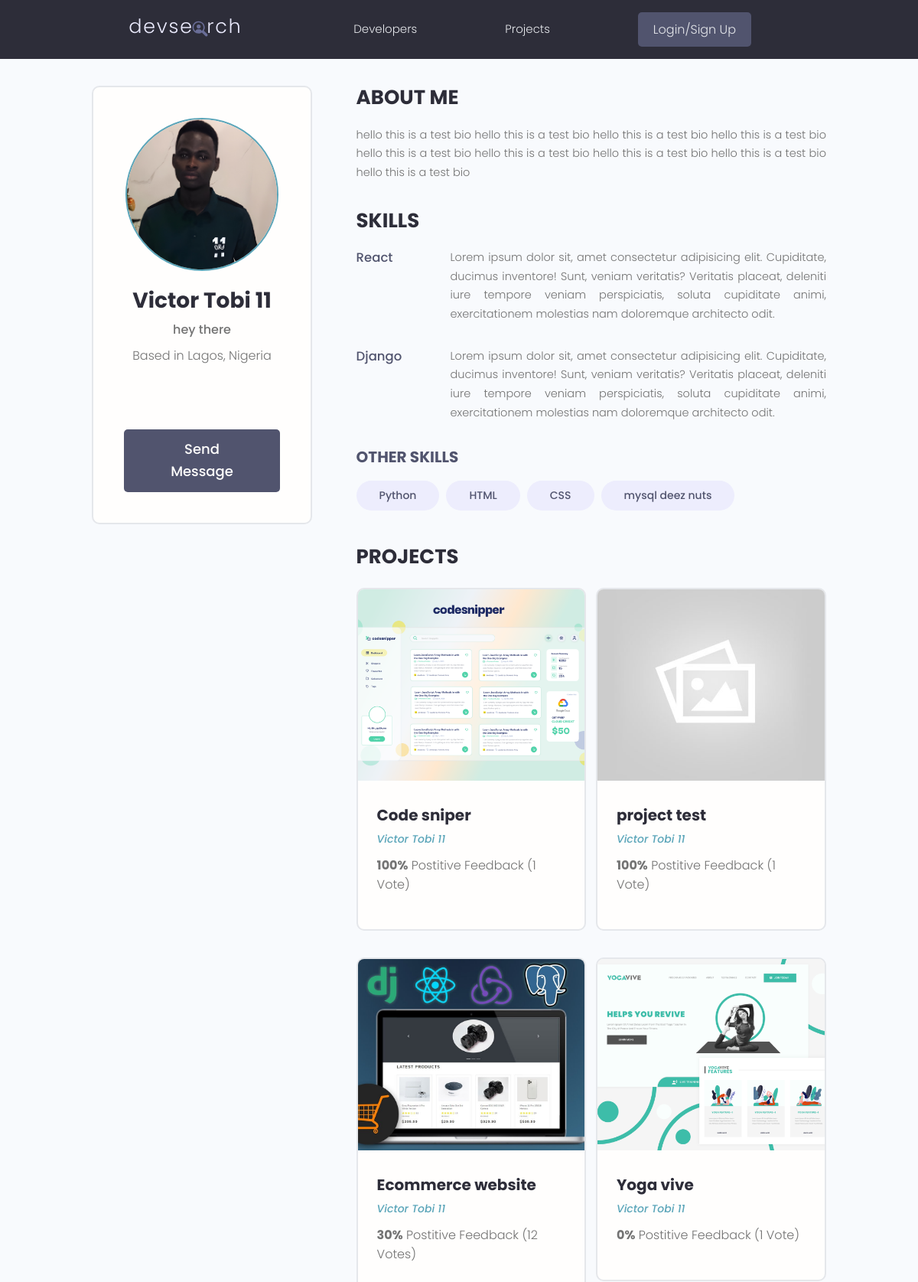
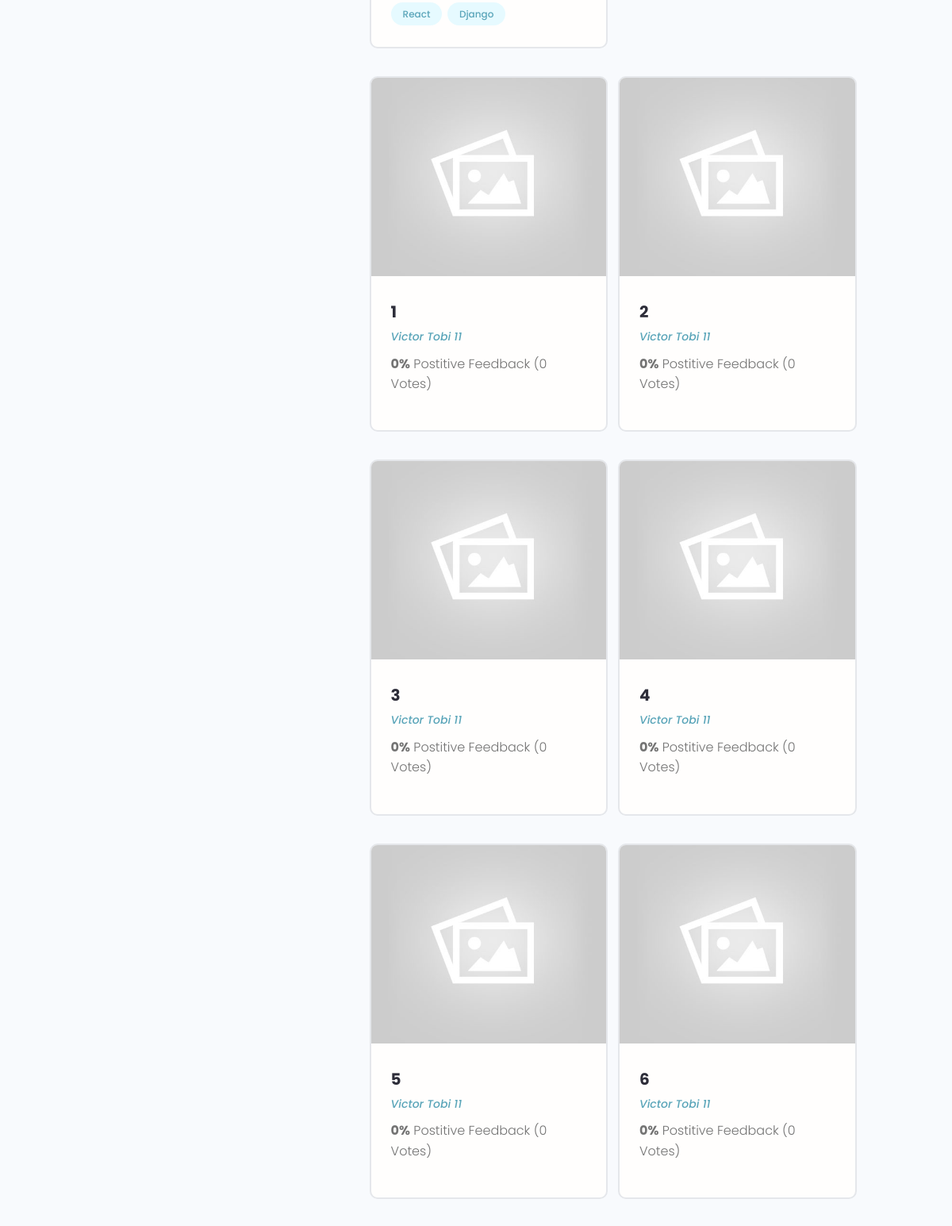
The app's page /profile/3c36f196-67b5-41b3-8689-c5e863606cf7/ (upper part) with its own data (2 pictures, top to bottom).
### users/models.py (models this page shows, shortened)
class Profile(models.Model):
    user = models.OneToOneField(User, on_delete=models.CASCADE, null=True, blank=True)
    name = models.CharField(max_length=200, blank=True, null=True)
    email = models.EmailField(max_length=500, blank=True, null=True)
    username = models.CharField(max_length=200, blank=True, null=True)
    location = models.CharField(max_length=200, blank=True, null=True)
    short_intro = models.CharField(max_length=200, blank=True, null=True)
    bio = models.TextField(blank=True, null=True)
    profile_image = models.ImageField(
        null=True, blank=True, upload_to='profiles/', default="profiles/user-default.png")
    social_github = models.CharField(max_length=200, blank=True, null=True)
    social_twitter = models.CharField(max_length=200, blank=True, null=True)
    social_linkedin = models.CharField(max_length=200, blank=True, null=True)
    social_youtube = models.CharField(max_length=200, blank=True, null=True)
    social_website = models.CharField(max_length=200, blank=True, null=True)
    created = models.DateTimeField(auto_now_add=True)
    id = models.UUIDField(default=uuid.uuid4, unique=True,
         primary_key=True, editable=False)

class Skill(models.Model):
    owner = models.ForeignKey(
        Profile, on_delete=models.CASCADE, null=True, blank=True)
    name = models.CharField(max_length=200, blank=True)
    description = models.TextField(null=True, blank=True)
    created = models.DateTimeField(auto_now_add=True)
    id = models.UUIDField(default=uuid.uuid4, unique=True,
                            primary_key=True, editable=False)
    def __str__(self):
        return str(self.name)

### projects/models.py (models this page shows, shortened)
class Project(models.Model):
    owner = models.ForeignKey(Profile, null=True, blank=True, on_delete=models.SET_NULL)
    title = models.CharField(max_length=200)
    description = models.TextField(null=True, blank=True)
    featured_image = models.ImageField(null=True, blank=True, default="default.jpg")
    demo_link = models.CharField(max_length=2000, null=True, blank=True)
    source_link = models.CharField(max_length=2000, null=True, blank=True)
    tags = models.ManyToManyField('Tag', blank=True)
    vote_total = models.IntegerField(default=0, null=True, blank=True)
    vote_ratio = models.IntegerField(default=0, null=True, blank=True)
    created = models.DateTimeField(auto_now_add=True)
    id = models.UUIDField(default=uuid.uuid4, unique=True,
             primary_key=True, editable=False)
    class Meta:
        ordering = ['-vote_ratio', '-vote_total', 'title']

class Tag(models.Model):
    name = models.CharField(max_length=200)
    created = models.DateTimeField(auto_now_add=True)
    id = models.UUIDField(default=uuid.uuid4, unique=True,
                primary_key=True, editable=False)
    def __str__(self):
        return self.name

### users/views.py (the view)
# urls.py: path('profile/<str:pk>/', views.userProfile, name="user-profile"),
def userProfile(request, pk):
    profile = Profile.objects.get(id=pk)
    topSkills = profile.skill_set.exclude(description__exact="")
    otherSkills = profile.skill_set.filter(description="")
    context = {'profile': profile, 'topSkills': topSkills, "otherSkills": otherSkills}
    return render(request, 'users/user-profile.html', context)

### users/templates/users/user-profile.html (shortened to what this page needs)
{% extends 'main.html' %}
{% block content %}
<main class="profile my-md">
    <div class="container">
        <div class="layout">
            <div class="column column--1of3">
                <div class="card text-center">
                    <div class="card__body dev">
                        <img class="avatar avatar--xl" src="{{ profile.profile_image.url }}" />
                        <h2 class="dev__name">{{profile.name}}</h2>
                        <p class="dev__title">{{profile.short_intro}}</p>
                        <p class="dev__location">Based in {{profile.location}}</p>
                        <ul class="dev__social">
                            {% if profile.social_github %}
                            <li>
                            </li>
                            {% endif %}
                            {% if profile.social_twitter %}
                            <li>
                            </li>
                            {% endif %}
                            {% if profile.social_linkedin %}
                            <li>
                            </li>
                            {% endif %}
                            {% if profile.social_website %}
                            <li>
                            </li>
                            {% endif %}
                        </ul>
                        {% if request.user.profile.id != profile.id  %}
                        <a href="{% url 'create-message' profile.id %}" class="btn btn--sub btn--lg">Send Message </a>
                        {% endif %}
                    </div>
                </div>
            </div>
            <div class="column column--2of3">
                <div class="devInfo">
                    <h3 class="devInfo__title">About Me</h3>
                    <p class="devInfo__about">{{profile.bio}}</p>
                </div>
                <div class="devInfo">
                    <h3 class="devInfo__title">Skills</h3>
                    <div class="devInfo__skills">
                       {% for skill in topSkills %}
                        <div class="devSkill">
                            <h4 class="devSkill__title">{{skill.name}}</h4>
                            <p class="devSkill__info">{{skill.description}}</p>
                        </div>
                      {% endfor %}
                        <h3 class="devInfo__subtitle">Other Skills</h3>
                        <div class="devInfo__otherSkills">
                            {% for skill in otherSkills %}
                            <span class="tag tag--pill tag--sub tag--lg">
                                <small>{{skill}}</small>
                            </span>
                            {% endfor %}
                        </div>
                    </div>
                </div>
                <div class="devInfo">
                    <h3 class="devInfo__title">Projects</h3>
                    <div class="grid grid--two">
                        {% for project in profile.project_set.all %}
                        <div class="column">
                            <div class="card project">
                                <a href="{% url 'project' project.id %}" class="project">
                                    <img class="project__thumbnail" src="{{project.featured_image.url}}"
                                        alt="project thumbnail" />
                                    <div class="card__body">
                                        <h3 class="project__title">{{project.title}}</h3>
                                        <p><a class="project__author" href="{% url 'user-profile' project.owner.id %}">{{project.owner.name}}</a></p>
                                        <p class="project--rating">
                                            <span style="font-weight: bold;">{{project.vote_ratio}}%</span> Postitive
                                            Feedback ({{project.vote_total}} Vote{{project.vote_total|pluralize:"s"}})
                                        </p>
                                        <div class="project__tags">
                                            {% for tag in project.tags.all %}
                                            <span class="tag tag--pill tag--main">
                                                <small>{{tag}}</small>
                                            </span>
                                            {% endfor %}
                                        </div>
                                    </div>
                                </a>
                            </div>
                        </div>
                        {% endfor %}
                    </div>
                </div>
            </div>
        </div>
    </div>
</main>
{% endblock content %}

### static/styles/app.css (style rules this page uses)
:root { --color-sub: #2d2d39; }
.btn--sub { background-color: var(--color-sub-light); }
.card { border: 2px solid var(--color-light); }
img { width: 100%; }
.profile .card > .dev { padding: 4rem; }
.dev__name { color: var(--color-sub); font-size: 2.8rem; font-weight: 700; margin-top: 1rem; margin-bottom: 0.5rem; }
.dev__title { font-size: 1.6rem; font-weight: 500; line-height: 1.3; }
.dev__location { margin-top: 1rem; }
.dev__social { margin: 3rem 0; list-style: none; display: flex; justify-content: center; gap: 1.5rem; }
.devInfo { margin-bottom: 3rem; }
.devInfo__title, .devInfo__subtitle { font-size: 2.6rem; color: var(--color-sub); text-transform: uppercase; font-weight: 700; margin-bottom: 1.5rem; }
.devInfo__subtitle { font-size: 2rem; color: var(--color-sub-light); }
.devInfo__about, .devSkill__info { font-size: 1.45rem; line-height: 1.7; text-align: justify; }
.devSkill { margin-bottom: 3rem; }
.devSkill__title { font-size: 1.65rem; font-weight: 500; color: var(--color-sub-light); }
@media screen and (min-width: 700px) { .devSkill { display: flex; justify-content: space-between; gap: 3rem; } }
@media screen and (min-width: 700px) { .devSkill__info { flex-basis: 80%; } }
.project__author { font-size: 1.4rem; font-style: italic; }
.project--rating { margin-bottom: 1.6em; margin-top: .5em; }
.project__thumbnail { height: 25rem; object-fit: cover; object-position: top center; }
.project__title { font-size: 2rem; font-weight: 700; color: var(--color-sub); }

### static/uikit/styles/modules/_variables.css (style rules this page uses)
:root { --color-main: #5aa5b9; --color-main-light: #e6faff; --color-sub: #3f4156; --color-sub-light: #51546e; --color-sub-lighter: #ededfd; --color-text: #737373; --color-gray: #8b8b8b; --color-light: #e5e7eb; --color-light-gray: #767676; --color-bg: #f8fafd; --color-white: #fffefd; --color-white-light: #f3f3f3; --color-success: #359e64; --color-success-bg: #def8e8; --color-error: #fc4b0b; --color-error-bg: #fff2ee; --font-base: 'Poppins', arial, helvetica, 'Segoe UI', roboto, ubuntu, sans-serif; --font-monospace: 'Fira Code', 'Courier New', courier, monospace; --font-regular: 300; --font-medium: 500; --font-bold: 700; --generic-shadow: 1px 1px 5px #00000010; --generic-transition: all 0.3s ease-in-out; }

### static/uikit/styles/modules/_base.css (style rules this page uses)
* { margin: 0; padding: 0; box-sizing: border-box; text-rendering: optimizeLegibility; color: inherit; font-size: inherit; }
html { font-size: 50%; }
@media only screen and (min-width: 480px) { html { font-size: 56.25%; } }
@media only screen and (min-width: 1200px) { html { font-size: 62.5%; } }
body { line-height: 1.6; font-weight: 400; font-size: 1.5rem; color: var(--color-text); background-color: var(--color-bg); min-height: 100vh; }

### static/uikit/styles/modules/_typography.css (style rules this page uses)
* { font-family: var(--font-base); }
h2 { font-size: 3.6rem; font-weight: var(--font-bold); }
h3 { font-size: 3.2rem; font-weight: var(--font-medium); }
h4 { font-size: 2.8rem; font-weight: var(--font-medium); }
p, span, strong { font-size: 1.6rem; color: var(--color-text); font-weight: var(--font-regular); }
a { padding-bottom: 2px; text-decoration: none; display: inline-block; color: var(--color-main); font-weight: var(--font-medium); }

### static/uikit/styles/modules/_utilities.css (style rules this page uses)
.container { width: 92%; max-width: 165rem; margin: 0 auto; box-sizing: border-box; }
@media screen and (min-width: 1000px) { .container { width: 90%; } }
@media screen and (min-width: 1200px) { .container { width: 80%; } }
.text-center { text-align: center; }
.my-md { margin: 3rem auto; }

### static/uikit/styles/modules/_avatar.css (style rules this page uses)
.avatar { border-radius: 50%; border: 2px solid var(--color-main); object-fit: cover; }
.avatar--xl { height: 20rem; width: 20rem; }

### static/uikit/styles/modules/_button.css (style rules this page uses)
.btn { display: inline-block; position: relative; cursor: pointer; background-color: var(--color-light); font-weight: var(--font-medium); color: var(--color-sub); text-decoration: none; padding: 1rem 2rem; border-radius: 0.5rem; border: none; width: -webkit-fit-content; width: -moz-fit-content; width: fit-content; height: -webkit-fit-content; height: -moz-fit-content; height: fit-content; font-size: 1.6rem; outline-width: 0; outline-color: transparent; -webkit-backface-visibility: hidden; backface-visibility: hidden; transition: all 0.3s ease-in-out; }
.btn--sub { background-color: var(--color-sub); color: var(--color-white); }
.btn--lg { font-size: 1.8rem; padding: 1.2rem 4.5rem; }

### static/uikit/styles/modules/_card.css (style rules this page uses)
.card { border-radius: 1rem; background-color: var(--color-white); border: 1.5px solid var(--color-light); width: auto; height: auto; margin-top: 0.5rem; margin-bottom: 0.5rem; overflow: hidden; }
.card__body, .card__header { padding: 2rem 2.5rem; }

### records on screen
Profile: profile_image (picture), name "Victor Tobi 11", short_intro "hey there", location "Lagos, Nigeria", bio "hello this is a test bio hello this is a test bio hello this is a test bio hello this is a test bio hello this is a test bio hello this is a test bio hello this is a test bio hello this is a test bio hello this is a test bio"
Skill: name "React", description "Lorem ipsum dolor sit, amet consectetur adipisicing elit. Cupiditate, ducimus inventore! Sunt, veniam veritatis? Veritatis placeat, deleniti iure tempore veniam perspiciatis, soluta cupiditate animi, exercitationem molestias nam doloremque architecto odit."
Skill: name "Django", description "Lorem ipsum dolor sit, amet consectetur adipisicing elit. Cupiditate, ducimus inventore! Sunt, veniam veritatis? Veritatis placeat, deleniti iure tempore veniam perspiciatis, soluta cupiditate animi, exercitationem molestias nam doloremque architecto odit."
Skill: name "Python"
Skill: name "HTML"
Skill: name "CSS"
Skill: name "mysql deez nuts"
Project: featured_image (picture), title "Code sniper", owner.name "Victor Tobi 11", vote_ratio "100", vote_total "1"
Project: featured_image (placeholder picture), title "project test", owner.name "Victor Tobi 11", vote_ratio "100", vote_total "1"
Project: featured_image (picture), title "Ecommerce website", owner.name "Victor Tobi 11", vote_ratio "30", vote_total "12"
Tag: name "React"
Tag: name "Django"
Project: featured_image (picture), title "Yoga vive", owner.name "Victor Tobi 11", vote_ratio "0", vote_total "1"
Project: featured_image (placeholder picture), title "1", owner.name "Victor Tobi 11", vote_ratio "0", vote_total "0"
Project: featured_image (placeholder picture), title "2", owner.name "Victor Tobi 11", vote_ratio "0", vote_total "0"
Project: featured_image (placeholder picture), title "3", owner.name "Victor Tobi 11", vote_ratio "0", vote_total "0"
Project: featured_image (placeholder picture), title "4", owner.name "Victor Tobi 11", vote_ratio "0", vote_total "0"
Project: featured_image (placeholder picture), title "5", owner.name "Victor Tobi 11", vote_ratio "0", vote_total "0"
Project: featured_image (placeholder picture), title "6", owner.name "Victor Tobi 11", vote_ratio "0", vote_total "0"
